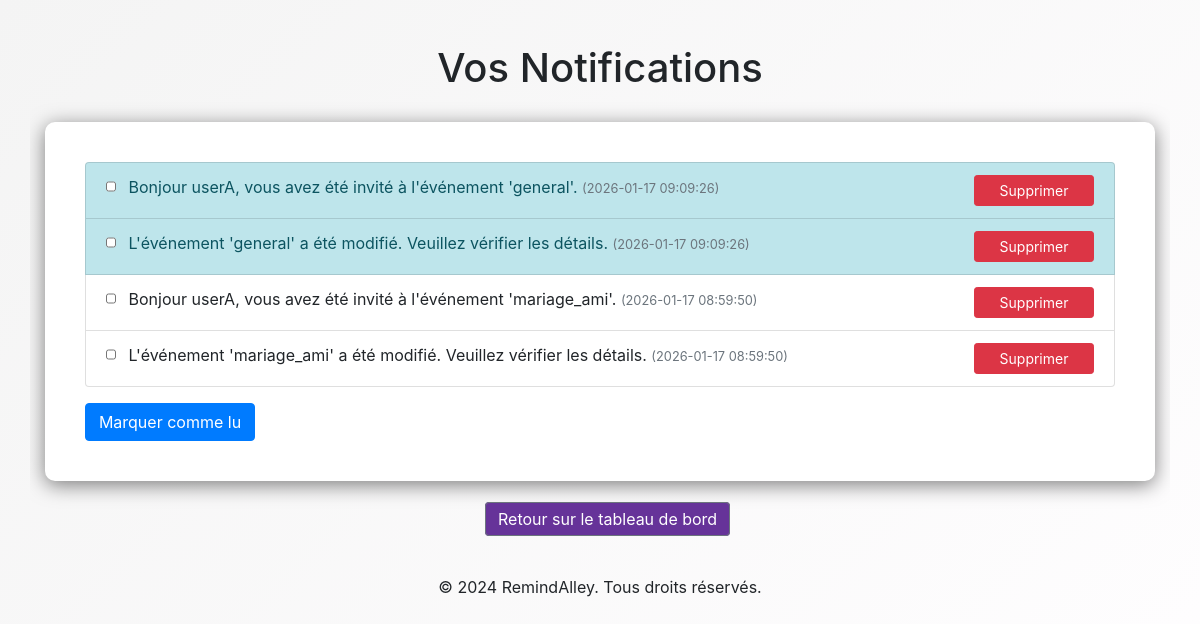
The page /user/notifications (signed in) on the database its author committed.
### app/models/notification.py (models this page shows, shortened)
class Notification(db.Model):
    __tablename__ = 'notifications'
    id = db.Column(db.Integer, primary_key=True)
    user_id = db.Column(db.Integer, db.ForeignKey('user.id'), nullable=False)  # User recevant la notification
    message = db.Column(db.String(500), nullable=False)
    timestamp = db.Column(db.DateTime, default=lambda: datetime.now(timezone.utc))
    is_read = db.Column(db.Boolean, default=False)

### app/routes/user.py (the view)
@user_bp.route('/notifications', methods=['GET'])
def notifications():
    notifications = Notification.query.filter_by(user_id=current_user.id).order_by(Notification.timestamp.desc()).all()
    return render_template('notifications.html', notifications=notifications)

### app/models/user.py (called while the page is built)
    @property
    def is_authenticated(self):
        return True

### app/templates/notifications.html (shortened to what this page needs)
<!DOCTYPE html>
<html lang="fr">
<head>
    <link rel="stylesheet" href="{{ url_for('static', filename='css/style.css') }}">
    <link rel="stylesheet" href="{{ url_for('static', filename='css/userDashboard.css') }}">
    <link rel="stylesheet" href="{{ url_for('static', filename='css/notifs.css') }}">
    <link rel="stylesheet" href="https://stackpath.bootstrapcdn.com/bootstrap/4.5.2/css/bootstrap.min.css">
    <link rel="stylesheet" href="https://maxcdn.bootstrapcdn.com/bootstrap/4.5.2/css/bootstrap.min.css">
</head>
<body>
    <div class="container mt-4">
        <h1>Vos Notifications</h1>
        <form method="POST" action="{{ url_for('user.mark_as_read') }}" id="markAsReadForm">
            <ul class="list-group">
                {% for notification in notifications %}
                    <li class="list-group-item {% if not notification.is_read %}list-group-item-info{% endif %}">
                        <input
                            type="checkbox"
                            id = "notif"
                            name="notification_ids"
                            value="{{ notification.id }}"
                            class="mr-2">
                        {{ notification.message }}
                        <small class="text-muted">({{ notification.timestamp.strftime('%Y-%m-%d %H:%M:%S') }})</small>
                        <button
                            type="button"
                            class="btn btn-danger btn-sm float-right delete-notification-button"
                            data-notification-id="{{ notification.id }}">
                            Supprimer
                        </button>
                    </li>
                {% else %}
                    <li class="list-group-item">Aucune notification disponible.</li>
                {% endfor %}
            </ul>
            <button type="submit" class="btn btn-primary mt-3" id="btnMrkRead">Marquer comme lu</button>
        </form>
        <br>
        <a href="{{ url_for('user.user_dashboard', user_id=current_user.id) }}" class="btn btn-secondary" id="ret_btn">Retour sur le tableau de bord</a>
    </div>
    <br>
    <footer class="footer_ra">
        <p>&copy; 2024 RemindAlley. Tous droits réservés.</p>
    </footer>
</body>
</html>

### app/static/css/style.css (style rules this page uses)
body { font-family: Verdana, Geneva, Tahoma, sans-serif; background: linear-gradient(135deg,#f4f4f4, #fffeff); color: #2b0a0a; height: 100vh; display: flex; flex-direction: column; text-align: center; justify-content: flex-start; align-items: center; padding: 10px; padding-top: 100px; margin: 0; overflow: auto; }
form { background: #ffffff; padding: 40px 40px; border-radius: 10px; box-shadow: 0px 4px 20px rgba(0, 0, 0, 0.5); max-width: 400px; width: 100%; margin: 0 auto; }
input { width: 70%; padding: 12px; margin: 10px 0; border: 1px solid #ced4da; border-radius: 5px; font-size: 1em; }
button { width: 50%; padding: 12px; color: white; border: none; border-radius: 5px; cursor: pointer; font-size: 1em; margin: 20px auto 0 auto; transition: background-color 0.3s ease; display: block; }
#notif { width: 10px; }
#markAsReadForm { max-width: 1200px; margin-top: 30px; }
#btnMrkRead { width: 170px; }

### app/static/css/userDashboard.css (style rules this page uses)
body { font-family: Verdana, Geneva, Tahoma, sans-serif; background: linear-gradient(135deg, #f4f4f4, #fffeff); color: #2b0a0a; display: flex; flex-direction: column; text-align: center; overflow: auto; margin: 0; padding: 0; }
h1 { text-align: center; }
.btn { width: 120px; padding: none; }
#ret_btn { background-color: rebeccapurple; position: relative; left: 440px; display: inline; }

### app/static/css/notifs.css (style rules this page uses)
.container { margin-top: 50px; max-height: 90vh; overflow-y: auto; padding: 20px; border-radius: 8px; }

### rows shown on the page
Notification: message "Bonjour userA, vous avez été invité à l'événement 'general'.", timestamp "2026-01-17 09:09:26"
Notification: message "L'événement 'general' a été modifié. Veuillez vérifier les détails.", timestamp "2026-01-17 09:09:26"
Notification: message "Bonjour userA, vous avez été invité à l'événement 'mariage_ami'.", timestamp "2026-01-17 08:59:50"
Notification: message "L'événement 'mariage_ami' a été modifié. Veuillez vérifier les détails.", timestamp "2026-01-17 08:59:50"
